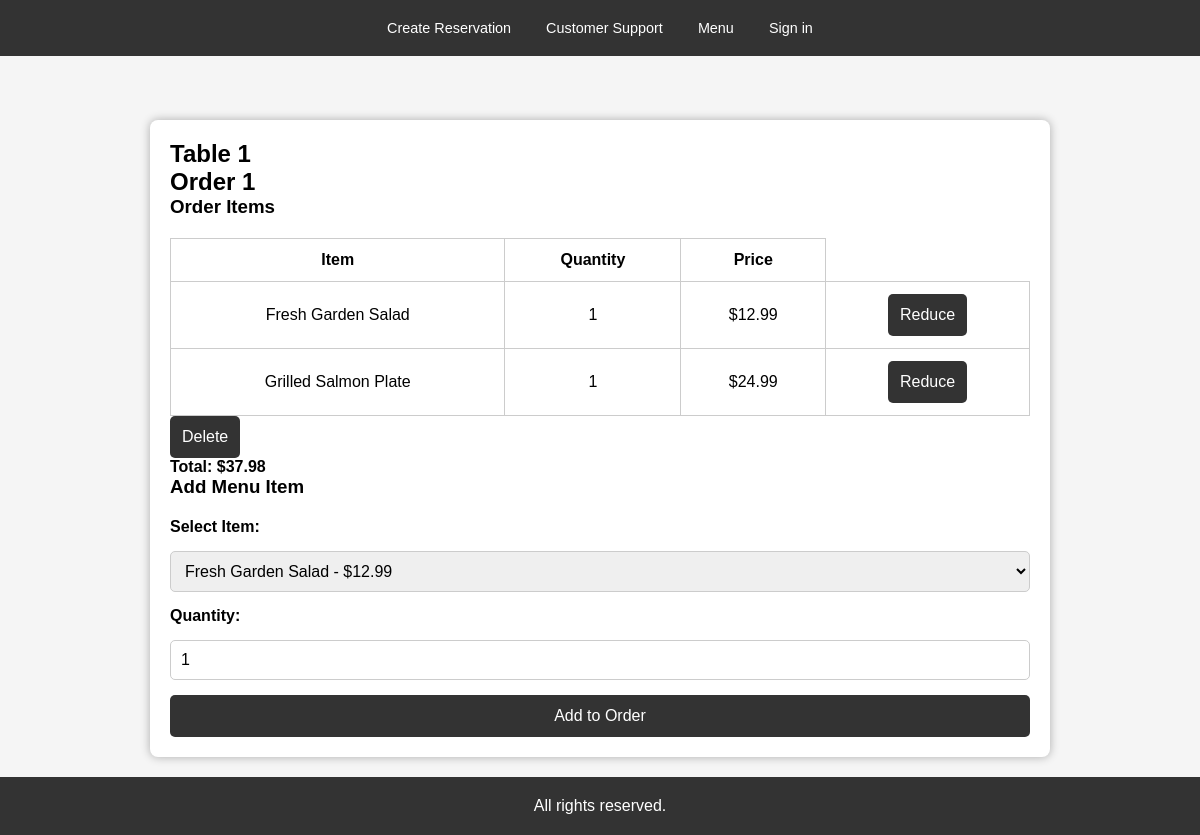
The page /table/1 on the database its author committed.
### app/models.py (models this page shows)
class MenuItem(db.Model):
    id = db.Column(db.Integer, primary_key=True)
    price = db.Column(db.Numeric(10,2), nullable=False)
    description = db.Column(db.String(1000))
    order_links = db.relationship('OrderMenuItem', backref='menu', lazy=True)

class Order(db.Model):
    id = db.Column(db.Integer, primary_key=True)
    order_date = db.Column(db.DateTime, nullable=False)
    table_id = db.Column(db.Integer, db.ForeignKey('tables.id', ondelete="RESTRICT"), nullable=False)
    status = db.Column(db.String(255), nullable=False)
    total_price = db.Column(db.Numeric(10,2))
    payment_status = db.Column(db.String(255), nullable=False)
    menu_items = db.relationship('OrderMenuItem', backref='order', lazy=True)
    payments = db.relationship('Payment', backref='order', lazy=True)

### app/routes/order_routes.py (the view)
@order_bp.route('/table/<int:table_id>')
def table_order(table_id):
    logic = OrderLogic(table_id)
    order = logic.get_order_details() # get order details
    table = logic.get_table_by_id() # get table details
    table_number = table.table_number
    menu_items = order["all_items"]
    order_id = order["order_id"]
    total_price = order["total_price"]
    all_menu_items = MenuLogic.get_all_menu_items() # get all menu items for selcting items to add to order
    return render_template('order.html', order_id=order_id, menu_items=menu_items, table_number=table_number, table_id=table_id, all_menu_items = all_menu_items, total_price = total_price)

### app/logic/base_crud.py (called while the page is built)
    @staticmethod
    def get_all(model):
        return model.query.all() # return all table content

    @staticmethod
    def get_row(model, **kwargs):
        return model.query.filter_by(**kwargs).first() #  get a single row based on the kwargs

### app/logic/menu_logic.py (called while the page is built)
    @staticmethod
    def get_all_menu_items():
        return BaseCRUD.get_all(MenuItem)

### app/logic/order_logic.py (called while the page is built)
    def get_order_details(self):
        order_items= []
        for item in self.order.menu_items:
            order_items.append({
                'Item_name': item.menu.description,
                'quantity' : item.quantity,
                'price' : item.menu.price,
                'id':item.menu.id
                })
        return {
            "order_id": self.order.id,
            "table_id": self.order.table_id,
            "all_items": order_items,
            "total_price": self.order.total_price
        }

    def get_table_by_id(self):
        return BaseCRUD.get_row(TableModel, id= self.table_id)

### templates/order.html (shortened to what this page needs)
<!DOCTYPE html>
<html lang="en">
<head>
    <link rel="stylesheet" href="{{ url_for('static', filename='css/base.css') }}">
</head>
<body>
    {% include 'partials/nav.html' %}
<section>
    <h2 class="order-title">Table {{ table_number }} </h2>
    <h2 class="order-title"> Order {{ order_id }}</h2>
        <h3>Order Items</h3>
        <table>
            <thead>
                <tr>
                    <th>Item</th>
                    <th>Quantity</th>
                    <th>Price</th>
                </tr>
            </thead>
            <tbody>
                {% for item in menu_items %}
                <tr>
                    <td>{{ item.Item_name }}</td>
                    <td>{{ item.quantity }}</td>
                    <td>${{ item.price }}</td>
                    <td>
                <form method="POST" action="{{ url_for('order.decrease_quantity', table_id=table_id, menu_item_id=item.id) }}" style="display: inline;">
                    <button type="submit">Reduce</button>
                </form>
                    </td>
                </tr>
                {% endfor %}
            </tbody>
        </table>
        <form method="POST" action="{{ url_for('order.remove_order', table_id=table_id) }}" style="display: inline;">
            <button type="submit">Delete</button>
        </form>
        <h4>Total: ${{ total_price }}</h4>
        <h3>Add Menu Item</h3>
        <form method="POST" action="{{ url_for('order.add_to_order', table_id=table_id) }}">
            <label for="menu_item_id">Select Item:</label>
            <select name="menu_item_id" required>
                {% for item in all_menu_items %}
                <option value="{{ item.id }}">{{ item.description }} - ${{ item.price }}</option>
                {% endfor %}
            </select>
            <label for="quantity">Quantity:</label>
            <input type="number" name="quantity" value="1" min="1" required>
            <button type="submit">Add to Order</button>
        </form>
    </section>
    <footer>
        <p>All rights reserved.</p>
    </footer>
</body>
</html>

### static/css/base.css (style rules this page uses)
* { box-sizing: border-box; margin: 0; padding: 0; }
html, body { height: 100%; display: flex; flex-direction: column; font-family: Arial, sans-serif; background-color: #f5f5f5; }
.container, section { flex: 1; max-width: 900px; width: 100%; margin: 120px auto 20px; padding: 20px; background-color: white; border-radius: 8px; box-shadow: 0 0 10px rgba(0,0,0,0.3); }
form { display: flex; flex-direction: column; gap: 15px; margin-top: 20px; }
form label { font-weight: bold; }
form input, form select, form textarea { padding: 10px; border: 1px solid #ccc; border-radius: 5px; font-size: 16px; width: 100%; }
form button { padding: 12px; background-color: #333; color: white; border: none; border-radius: 5px; font-size: 16px; cursor: pointer; }
table { width: 100%; border-collapse: collapse; margin-top: 20px; }
table th, table td { padding: 12px; border: 1px solid #ccc; text-align: center; }
footer { text-align: center; padding: 20px; background-color: #333; color: white; margin-top: auto; }

### rows shown on the page
MenuItem: Item_name "Fresh Garden Salad", quantity "1", price "12.99"
MenuItem: Item_name "Grilled Salmon Plate", quantity "1", price "24.99"
Order: total_price "37.98"

### other values the page prints
{{ table_number }} "1"
{{ order_id }} "1"
form field menu_item_id "Fresh Garden Salad - $12.99"
